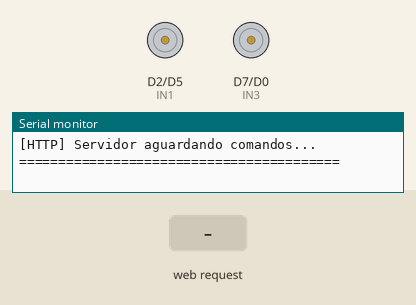
Simulated run of this sketch. Board: ESP8266 (NodeMCU). On the bench: motor-driver pin pairs drawn as motors (green arrow = first pin HIGH = forward, orange = second pin HIGH = backward, longer = more drive, scaled by the enable pin), the last lines printed to the serial monitor. The inputs (shaded band) are chosen by the test bench.

Above: at 1.7 s.
1.8 s: HTTP request GET /F received
At 2.3 s:
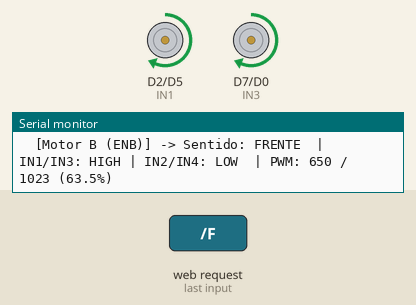
3.3 s: HTTP request GET /B received
At 4.5 s:
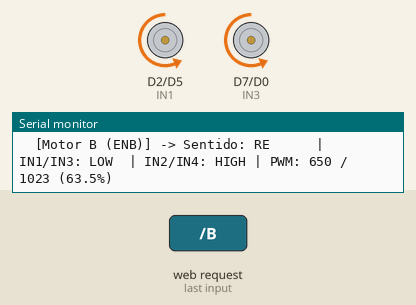
4.8 s: HTTP request GET /L received
At 5.7 s:
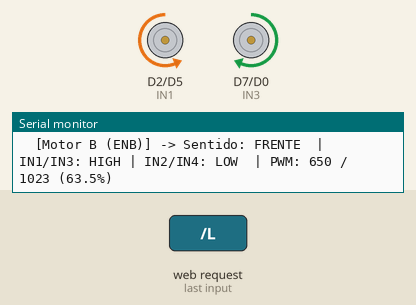
6.3 s: HTTP request GET /R received
At 6.8 s:
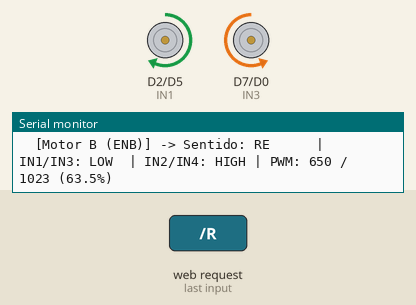
Timing chart, 0 to 8.8 s (numbered marks = the images above; inputs shaded):
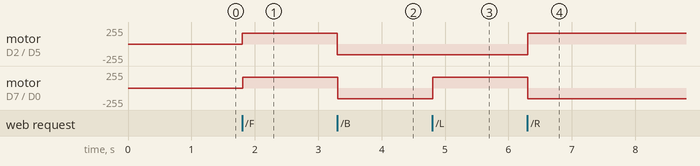

Measured:
- after the input at 1.8 s, motor on D2 (IN1) / D5 (IN2), motor on D7 (IN3) / D0 (IN4): stopped → forward 162/255 at once
- after the input at 3.3 s, motor on D2 (IN1) / D5 (IN2), motor on D7 (IN3) / D0 (IN4): forward 162/255 → backward 162/255 at once
- after the input at 4.8 s, motor on D7 (IN3) / D0 (IN4): backward 162/255 → forward 162/255 at once
- after the input at 6.3 s, motor on D2 (IN1) / D5 (IN2): backward 162/255 → forward 162/255 at once; motor on D7 (IN3) / D0 (IN4): forward 162/255 → backward 162/255 at once

The sketch:

esp82workshop.ino
```cpp
#include <ESP8266WiFi.h>
#include <ESP8266WebServer.h>

ESP8266WebServer server(80);

#define ENA D1  // GPIO5
#define IN1 D2  // GPIO4
#define IN2 D5  // GPIO14
#define ENB D6  // GPIO12
#define IN3 D7  // GPIO13
#define IN4 D0  // GPIO16

int velBase = 650; // PWM entre 0 e 1023

void setMotor(int pinPWM, int in1, int in2, int speed) {
  String nomeMotor = (pinPWM == ENA) ? "Motor A (ENA)" : "Motor B (ENB)";
  int absSpeed = abs(speed);
  float porcentagem = (absSpeed / 1023.0) * 100.0;

  if (speed > 0) {
    digitalWrite(in1, HIGH);
    digitalWrite(in2, LOW);
    analogWrite(pinPWM, absSpeed);

    Serial.printf("  [%s] -> Sentido: FRENTE  | IN1/IN3: HIGH | IN2/IN4: LOW  | PWM: %d / 1023 (%.1f%%)\n",
                  nomeMotor.c_str(), absSpeed, porcentagem);

  } else if (speed < 0) {
    digitalWrite(in1, LOW);
    digitalWrite(in2, HIGH);
    analogWrite(pinPWM, absSpeed);

    Serial.printf("  [%s] -> Sentido: RE      | IN1/IN3: LOW  | IN2/IN4: HIGH | PWM: %d / 1023 (%.1f%%)\n",
                  nomeMotor.c_str(), absSpeed, porcentagem);

  } else {
    digitalWrite(in1, LOW);
    digitalWrite(in2, LOW);
    analogWrite(pinPWM, 0);

    Serial.printf("  [%s] -> Sentido: PARADO  | IN1/IN3: LOW  | IN2/IN4: LOW  | PWM: 0 / 1023 (0.0%%)\n",
                  nomeMotor.c_str());
  }
}

const char INDEX_HTML[] PROGMEM = R"rawliteral(
<!DOCTYPE html>
<html>
<head>
  <meta name="viewport" content="width=device-width, initial-scale=1, user-scalable=no">
  <title>Quantum Car</title>
  <style>
    body { font-family: sans-serif; text-align: center; background: #111; color: white; margin: 0; padding-top: 20px; touch-action: manipulation; }
    .btn { width: 85px; height: 85px; font-size: 24px; margin: 8px; border: none; border-radius: 12px; background: #0088cc; color: white; -webkit-user-select: none; user-select: none; }
    .btn:active { background: #005588; }
    .stop { background: #cc2200; width: 180px; }
  </style>
</head>
<body>
  <h2>Quantum Team UFSC</h2>
  <div>
    <button class="btn" onpointerdown="cmd('/F', event)" onpointerup="cmd('/S', event)">▲</button>
  </div>
  <div>
    <button class="btn" onpointerdown="cmd('/L', event)" onpointerup="cmd('/S', event)">◄</button>
    <button class="btn" onpointerdown="cmd('/R', event)" onpointerup="cmd('/S', event)">►</button>
  </div>
  <div>
    <button class="btn" onpointerdown="cmd('/B', event)" onpointerup="cmd('/S', event)">▼</button>
  </div>
  <div style="margin-top:15px;">
    <button class="btn stop" onclick="cmd('/S', event)">PARAR</button>
  </div>

<script>
let lastRoute = '';

function cmd(route, e) {
  if (e) {
    e.preventDefault();
    e.stopPropagation();
  }
  if (route === lastRoute && route !== '/S') return;
  lastRoute = route;

  fetch(route, { cache: 'no-store' }).catch(err => console.log(err));
}
</script>
</body>
</html>
)rawliteral";

void handleRoot() {
  Serial.println("[HTTP] Cliente conectado na interface web (/)");
  server.send(200, "text/html", INDEX_HTML);
}

void handleFrente() {
  Serial.println("\n--- [REQUISIÇÃO: /F] MOVIMENTO FRENTE ---");
  setMotor(ENA, IN1, IN2, velBase);
  setMotor(ENB, IN3, IN4, velBase);
  server.send(200, "text/plain", "OK");
}

void handleRe() {
  Serial.println("\n--- [REQUISIÇÃO: /B] MOVIMENTO RÉ ---");
  setMotor(ENA, IN1, IN2, -velBase);
  setMotor(ENB, IN3, IN4, -velBase);
  server.send(200, "text/plain", "OK");
}

void handleEsq() {
  Serial.println("\n--- [REQUISIÇÃO: /L] GIRO ESQUERDA ---");
  setMotor(ENA, IN1, IN2, -velBase);
  setMotor(ENB, IN3, IN4, velBase);
  server.send(200, "text/plain", "OK");
}

void handleDir() {
  Serial.println("\n--- [REQUISIÇÃO: /R] GIRO DIREITA ---");
  setMotor(ENA, IN1, IN2, velBase);
  setMotor(ENB, IN3, IN4, -velBase);
  server.send(200, "text/plain", "OK");
}

void handleParar() {
  Serial.println("\n--- [REQUISIÇÃO: /S] PARAR MOTORES ---");
  setMotor(ENA, IN1, IN2, 0);
  setMotor(ENB, IN3, IN4, 0);
  server.send(200, "text/plain", "OK");
}

void setup() {
  Serial.begin(115200);
  delay(500);
  Serial.println("\n=========================================");
  Serial.println("     SISTEMA QUANTUM CAR INICIADO        ");
  Serial.println("=========================================");

  pinMode(IN1, OUTPUT); pinMode(IN2, OUTPUT);
  pinMode(IN3, OUTPUT); pinMode(IN4, OUTPUT);
  pinMode(ENA, OUTPUT); pinMode(ENB, OUTPUT);

  digitalWrite(IN1, LOW); digitalWrite(IN2, LOW);
  digitalWrite(IN3, LOW); digitalWrite(IN4, LOW);
  analogWrite(ENA, 0);   analogWrite(ENB, 0);

  analogWriteRange(1023); // Escala PWM do ESP8266

  WiFi.softAP("Quantum_Robo_WiFi", "12345678");
  Serial.print("[WiFi] Ponto de Acesso Ativo: Quantum_Robo_WiFi | IP: ");
  Serial.println(WiFi.softAPIP());

  server.on("/", handleRoot);
  server.on("/F", handleFrente);
  server.on("/B", handleRe);
  server.on("/L", handleEsq);
  server.on("/R", handleDir);
  server.on("/S", handleParar);
  server.begin();

  Serial.println("[HTTP] Servidor aguardando comandos...");
  Serial.println("=========================================\n");
}

void loop() {
  server.handleClient();
}
```
